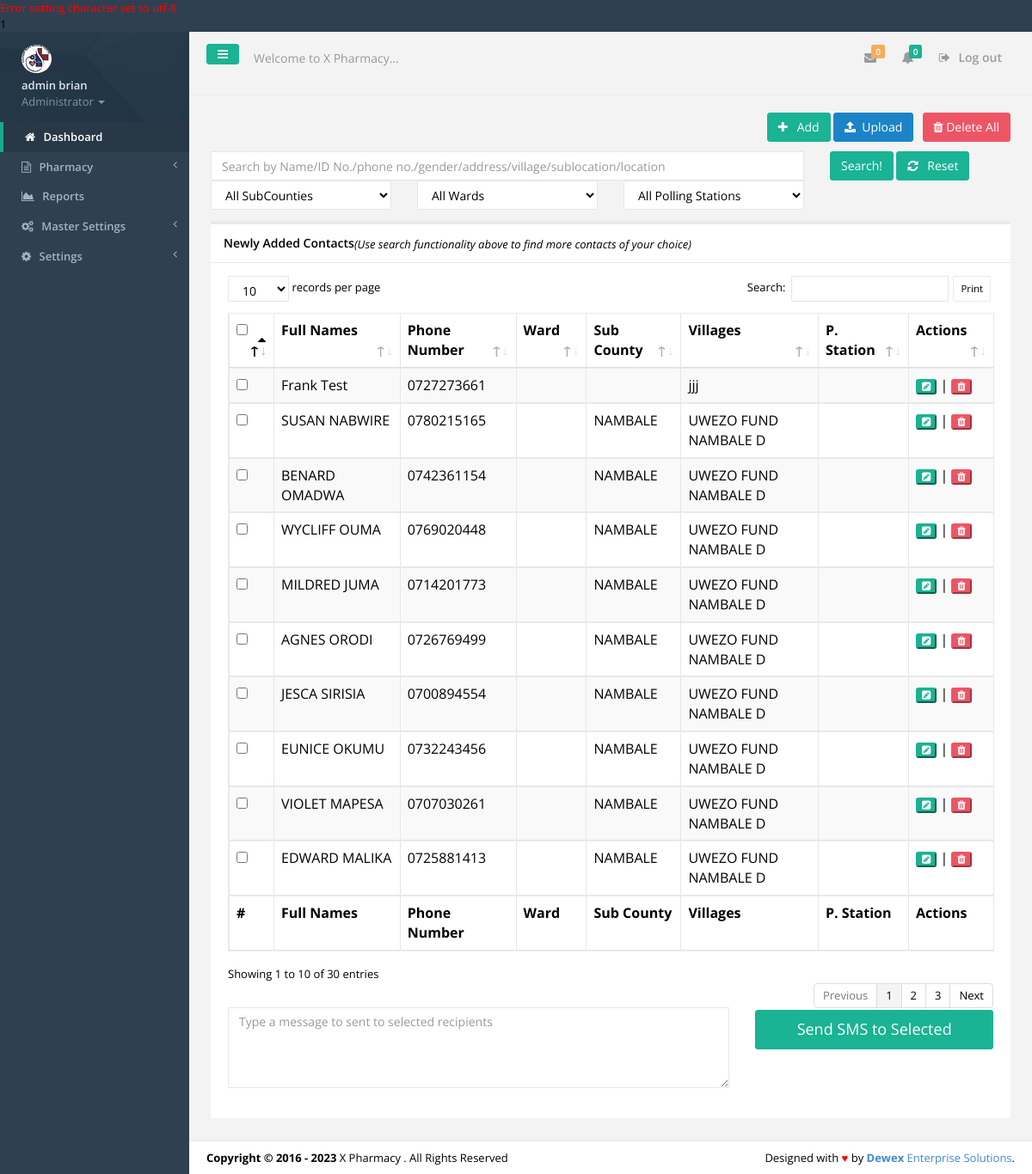
Screenshot of /contacts.php (signed in) with the database file from the repository.
### tables this page shows
CREATE TABLE IF NOT EXISTS `tbl_users` (
  `id` int(11) NOT NULL,
  `f_name` varchar(30) NOT NULL,
  `s_name` varchar(30) NOT NULL,
  `id_no` varchar(30) NOT NULL,
  `email` varchar(30) NOT NULL,
  `phone` varchar(15) NOT NULL,
  `password` varchar(200) NOT NULL,
  `user_l` varchar(50) NOT NULL,
  `profile_image` varchar(45) NOT NULL,
  `active` varchar(30) NOT NULL
);

CREATE TABLE IF NOT EXISTS `tbl_settings` (
  `settings_id` int(11) NOT NULL,
  `slogan` varchar(100) NOT NULL,
  `l_status` varchar(10) NOT NULL,
  `system_name` varchar(30) NOT NULL,
  `campaigner_name` varchar(30) NOT NULL,
  `campaigner_short_name` varchar(30) NOT NULL,
  `campaign_location` varchar(30) NOT NULL,
  `seat` varchar(30) NOT NULL,
  `inst_date` varchar(15) NOT NULL,
  `photo` varchar(30) NOT NULL,
  `photo_size` varchar(10) NOT NULL,
  `photo_type` varchar(20) NOT NULL,
  `custom_reply_msg` varchar(500) NOT NULL,
  `address` varchar(50) NOT NULL,
  `phone` varchar(30) NOT NULL,
  `email` varchar(30) NOT NULL
);

CREATE TABLE IF NOT EXISTS `tbl_contacts` (
`contact_id` int(11) NOT NULL,
  `id_no` varchar(10) NOT NULL,
  `names` varchar(50) NOT NULL,
  `phone_no` varchar(13) NOT NULL,
  `village` varchar(20) NOT NULL,
  `sublocation` varchar(20) NOT NULL,
  `location` varchar(20) NOT NULL,
  `ward` varchar(20) NOT NULL,
  `pstation` varchar(50) NOT NULL,
  `subcounty` varchar(20) NOT NULL,
  `county` varchar(15) NOT NULL,
  `gender` varchar(6) NOT NULL,
  `address` varchar(30) NOT NULL
);

CREATE TABLE IF NOT EXISTS `tbl_locations` (
`location_id` int(11) NOT NULL,
  `location_name` varchar(50) NOT NULL,
  `location_type` int(11) NOT NULL,
  `location_parent_id` varchar(11) NOT NULL
);

### includes/authenticate.php (called while the page is built, shortened)
<?php
require_once 'inc/auth.php';
$signedemail = $_SESSION['email'];
$adminDetails = mysqli_query($dbconnect,"SELECT * FROM tbl_users WHERE email='$signedemail'");
$dd = mysqli_fetch_assoc($adminDetails);
$sfname = $dd['f_name'];
$ssname = $dd['s_name'];
$user_l = $dd['user_l'];
?>

### inc/auth.php (called while the page is built, shortened)
<?php
include('config.php');
$dbhost = "localhost";
$dbuser = "root";
$dbpass = "";
$dbname = "hms_pharmacy_module";
$dbconnect = new mysqli($dbhost, $dbuser, $dbpass, $dbname);
$get_system_settings = mysqli_query($dbconnect,"SELECT * FROM tbl_settings LIMIT 1");
$smartC = mysqli_fetch_array($get_system_settings);
$smart_name = $smartC['system_name'];
?>

### contacts.php (shortened to what this page needs)
<?php include('includes/authenticate.php'); ?>
<!DOCTYPE html>
<html>
<head>
    <?php include('includes/meta.php');?>
    <link href="css/plugins/dataTables/dataTables.bootstrap.css" rel="stylesheet">
    <link href="css/plugins/dataTables/dataTables.responsive.css" rel="stylesheet">
    <link href="css/plugins/dataTables/dataTables.tableTools.min.css" rel="stylesheet">
</head>
<body>
    <div id="wrapper">
	<?php include('includes/sidebar.php');?>
        <div id="page-wrapper" class="gray-bg">
        <div class="row border-bottom">
			<?php include('includes/top-nav.php'); ?>
        </div>
		<?php
		$getAllContacts = mysqli_query($dbconnect, "SELECT * FROM tbl_contacts ORDER BY contact_id DESC limit 30");
		$title='Newly Added Contacts';
		?>
        <div class="wrapper wrapper-content">
		<form method="POST">
			<div class="row">
				<div class="col-lg-12">
					<p class="pull-right">
						<span><a href="add-contact.php"><button class="btn btn-primary" type="button"><i class="fa fa-plus"></i>&nbsp;&nbsp;<span class="bold"> Add</span></button></a></span>
						<span><button class="btn btn-success " data-toggle="modal" data-target="#bulkcontact" type="button"><i class="fa fa-upload"></i>&nbsp;&nbsp;<span class="bold">Upload </span></button></span>
                        <span><i class="fa fa-mail"></i>&nbsp;&nbsp;<button class="btn btn-danger" name="approveall" type="button" onclick="return confirm('Please Confirm!!!! This action will delete all the selected items on the list. Continue???')"><i class="fa fa-trash"></i> <span class="bold">Delete All</span></button></span>
					</p>
				</div>
				<form role="form" method="post">
					<div class="col-sm-12">
					</div>
				<div class="col-sm-9">
					<input type="text" name="fullNames" required placeholder="Search by Name/ID No./phone no./gender/address/village/sublocation/location" class="form-control"/>
				</div>
				<div class="col-sm-3">
					<button name="new-search" class="btn btn-primary" type="submit">Search!</button>
					<span><a href="contacts.php"><button class="btn btn-primary" type="button"><i class="fa fa-refresh"></i>&nbsp;&nbsp;<span class="bold"> Reset</span></button></a></span>
				</div>
				<div class="col-sm-3">
						<select name="subcounty" required class="form-control" required>
								<option value="*" selected="selected">All SubCounties</option>
						</select>
				</div>
				<div class="col-sm-3">
							<select name="ward" class="form-control">
							<option value="*" selected="selected">All Wards</option>
							</select>
				</div>
				<div class="col-sm-3">
							<select name="pstation" class="form-control">
							<option value="*" selected="selected">All Polling Stations</option>
							</select>
					</div>
					</div>
					</form>
				<div class="row">
                <div class="col-lg-12">
                <div class="ibox float-e-margins">
                    <div class="ibox-title">
                        <h5><?php echo $title;?></h5><i>(Use search functionality above to find more contacts of your choice)</i>
                    </div>
                    <div class="ibox-content">
					<table class="table table-striped table-bordered table-hover dataTables-example">
						<thead>
						<tr>
							<th><input type="checkBox" id="toggle" value="select" /></th>
							<th>Full Names</th>
							<th>Phone Number</th>
							<th>Ward</th>
							<th>Sub County</th>
							<th>Villages</th>
							<th>P. Station</th>
							<th>Actions</th>
						</tr>
						</thead>
						<tbody>
						<?php
						while($gac = mysqli_fetch_array($getAllContacts)){
						$c_id = $gac['contact_id'];
						$names = $gac['names'];
						$phonenumber = $gac['phone_no'];
						$ward = $gac['ward'];
						$c_village = $gac['village'];
						$sub_county = $gac['subcounty'];
						$pstation = $gac['pstation'];
						$getwardname =mysqli_query($dbconnect,"SELECT * FROM tbl_locations WHERE location_id='$ward'");
						$gwardn = mysqli_fetch_array($getwardname);
						$ward_name = $gwardn['location_name'];
						$pstationname =mysqli_query($dbconnect,"SELECT * FROM tbl_locations WHERE location_id='$pstation'");
						$gpsn = mysqli_fetch_array($pstationname);
						$pstation_name = $gpsn['location_name'];
						$subcname =mysqli_query($dbconnect,"SELECT * FROM tbl_locations WHERE location_id='$sub_county'");
						$scn = mysqli_fetch_array($subcname);
						$locationdisplay = $scn['location_name'];
						?>
							<?php echo "<td class='a-center '><input type='checkbox' value ='$c_id' class='flat' name='Farmers[]' ></td>"; ?>
                      <td><?php echo $names; ?></td>
							<td><?php echo $phonenumber; ?></td>
							<td><?php echo "$ward_name";?></td>
							<td><?php echo "$locationdisplay";?></td>
							<td><?php echo $c_village; ?></td>
							<td><?php echo $pstation_name;?></td>
							<td><a href="#edit<?php echo $c_id;?>" data-toggle="modal" title="Edit Contact"><button class="btn-xs btn-primary"><i class="fa fa-pencil-square"></i> </button></a>
							|
							<a href="contacts.php?delete=<?php echo $c_id; ?>"><button type="button" class="btn-xs btn-danger" onclick="return confirm('Are you sure you want to delete <?php echo $names; ?> from your contact list?')" ><i class="fa fa-trash"></i>  </button></a></td>
						<?php
						}
						?>
						</tbody>
						<tfoot>
						<tr>
							<th>#</th>
							<th>Full Names</th>
							<th>Phone Number</th>
							<th>Ward</th>
							<th>Sub County</th>
							<th>Villages</th>
							<th>P. Station</th>
							<th>Actions</th>
						</tr>
						</tfoot>
						</table>
				<div class="row">
							<div class="col-lg-8">
								<div class="form-group">
									<textarea name="bulksms" class="form-control" placeholder="Type a message to sent to selected recipients" rows="4"></textarea>
								</div>
							</div>
							<div class="col-lg-4">
								<input type="submit" name="sendbulk" class="btn btn-block btn-primary btn-lg" value="Send SMS to Selected" />
							</div>
						</div>
                    </div>
                </div>
            </div>
            </div>
        </div>
		<?php include 'includes/footer.php'?>
    </div>
    </div>
</body>
</html>

### includes/sidebar.php (shortened to what this page needs)
<nav class="navbar-default navbar-static-side" role="navigation">
            <div class="sidebar-collapse">
                <ul class="nav" id="side-menu">
                    <li class="nav-header">
                        <div class="dropdown profile-element"> <span>
                            <img alt="image" class="img-circle" src="img/profile_small.jpg" />
                             </span>
                            <a data-toggle="dropdown" class="dropdown-toggle" href="#">
                            <span class="clear"> <span class="block m-t-xs"> <strong class="font-bold"><?php echo "$sfname $ssname";?></strong>
                             </span> <span class="text-muted text-xs block">Administrator <b class="caret"></b></span> </span> </a>
                        </div>
                    </li>
                    <li class="active">
                        <a href="index.php"><i class="fa fa-home"></i> <span class="nav-label">Dashboard</span></a>
                    </li>
					<?php
					if($user_l=='PHARMACY'||$user_l=='ADMINISTRATOR'){
					?>
					<li>
                        <a href="#"><i class="fa fa-file-text-o"></i> <span class="nav-label">Pharmacy </span><span class="fa arrow"></span></a>
                    </li>
					<?php
					}
					if($user_l=='ADMINISTRATOR'){
					?>
					 <li>
                        <a href="reports.php"><i class="fa fa-area-chart"></i> <span class="nav-label">Reports</a>
                    </li>
                    <li>
                        <a href="#"><i class="fa fa-cogs"></i> <span class="nav-label">Master Settings</span><span class="fa arrow"></span></a>
                    </li>
                    <li>
                        <a href="#"><i class="fa fa-gear"></i> <span class="nav-label"> Settings</span><span class="fa arrow"></span></a>
                    </li>
					<?php
					}
					?>
                </ul>
            </div>
        </nav>

### includes/top-nav.php (shortened to what this page needs)
<nav class="navbar navbar-static-top" role="navigation" style="margin-bottom: 0">
        <div class="navbar-header">
            <a class="navbar-minimalize minimalize-styl-2 btn btn-primary " href="#"><i class="fa fa-bars"></i> </a>
            <form role="search" class="navbar-form-custom" method="post" action="search_results.html">
                <div class="form-group">
                    <input type="text" placeholder="Welcome to <?php echo $smart_name; ?>..." class="form-control" name="top-search" id="top-search">
                </div>
            </form>
        </div>
            <ul class="nav navbar-top-links navbar-right">
                <li>
                    <a class="count-info" tooltip="Unread" href="#">
                        <i class="fa fa-envelope"></i>  <span class="label label-warning">0</span>
                    </a>
                </li>
                <li>
                    <a class="count-info" data-toggle="dropdowhn" tooltip="Marked Important" href="#">
                        <i class="fa fa-bell"></i>  <span class="label label-primary">0</span>
                    </a>
                 </li>
				<li>
                    <a href="logout.php?logout">
                        <i class="fa fa-sign-out"></i> Log out
                    </a>
                </li>
            </ul>
	</nav>

### includes/footer.php
<div class="footer">
    <div class="pull-right">
        Designed with <span style="color:red">&hearts;</span> by <a href="mailto: isaacwex@gmail.com tel:0729522550" target="_blank" title="We're Dewex Enterprise Solutions" target="_blank" rel="dofollow"><strong>Dewex</strong> Enterprise Solutions</a>.
    </div>
    <div>
        <strong>Copyright &copy; 2016 - <?php echo date('Y'); ?></strong> <?php echo $smart_name; ?> . All Rights Reserved
    </div>
</div>

### rows the page displays
tbl_users: f_name "admin", s_name "brian"
tbl_settings: top-search "Welcome to X Pharmacy...", system_name "X Pharmacy"
tbl_contacts: names "Frank Test", phone_no "0727273661", village "jjj"
tbl_contacts: names "SUSAN NABWIRE", phone_no "0780215165", tbl_locations.location_name "NAMBALE", village "UWEZO FUND NAMBALE D"
tbl_contacts: names "BENARD OMADWA", phone_no "0742361154", tbl_locations.location_name "NAMBALE", village "UWEZO FUND NAMBALE D"
tbl_contacts: names "WYCLIFF OUMA", phone_no "0769020448", tbl_locations.location_name "NAMBALE", village "UWEZO FUND NAMBALE D"
tbl_contacts: names "MILDRED JUMA", phone_no "0714201773", tbl_locations.location_name "NAMBALE", village "UWEZO FUND NAMBALE D"
tbl_contacts: names "AGNES ORODI", phone_no "0726769499", tbl_locations.location_name "NAMBALE", village "UWEZO FUND NAMBALE D"
tbl_contacts: names "JESCA SIRISIA", phone_no "0700894554", tbl_locations.location_name "NAMBALE", village "UWEZO FUND NAMBALE D"
tbl_contacts: names "EUNICE OKUMU", phone_no "0732243456", tbl_locations.location_name "NAMBALE", village "UWEZO FUND NAMBALE D"
tbl_contacts: names "VIOLET MAPESA", phone_no "0707030261", tbl_locations.location_name "NAMBALE", village "UWEZO FUND NAMBALE D"
tbl_contacts: names "EDWARD MALIKA", phone_no "0725881413", tbl_locations.location_name "NAMBALE", village "UWEZO FUND NAMBALE D"

### other values shown
$dbconnect->error() "1"
$title "Newly Added Contacts"
